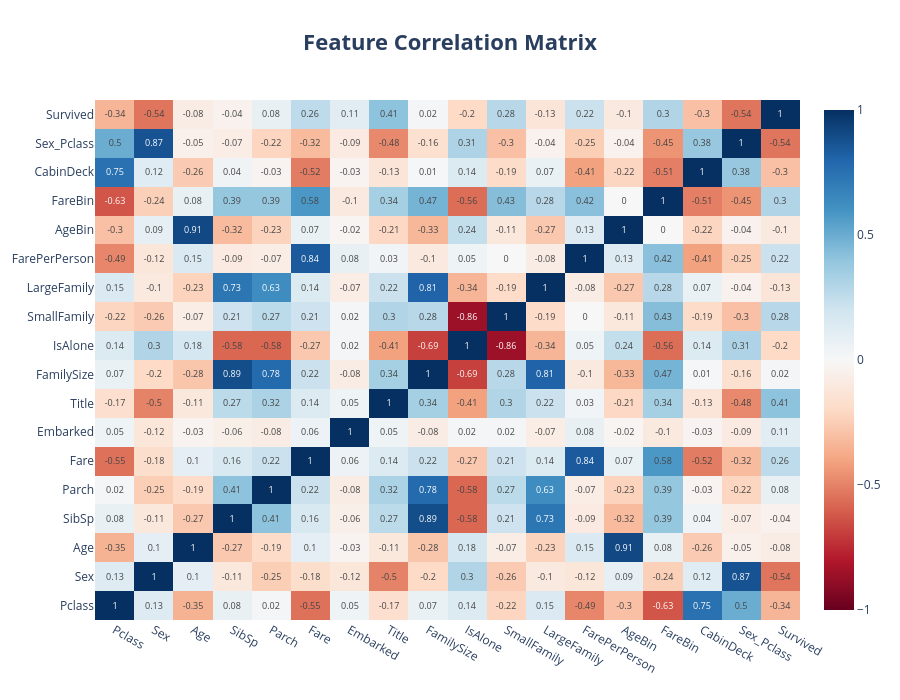

The code cell stored with this chart in its notebook:
### Code cell
# ── Correlation heatmap of engineered features ───────────────────────────
corr = pd.concat([X, y], axis=1).corr()

fig = go.Figure(data=go.Heatmap(
    z=np.array(corr.round(2)),
    x=corr.columns, y=corr.index,
    colorscale='RdBu', zmid=0,
    text=np.array(corr.round(2)), texttemplate='%{text}',
    textfont=dict(size=9)
))
fig.update_layout(
    title=dict(text='<b>Feature Correlation Matrix</b>', font_size=22, x=0.5),
    height=700, width=900
)
fig.show()
print("📌 Top correlated features with Survived: Sex (−0.54), Title (−0.55), Pclass (−0.34)")

### Figure 1 — Plotly figure (JSON) as saved in the notebook; plotly's stock layout.template omitted (floating-point values rounded to 4 significant figures; data arrays with more than 128 entries replaced by an {"elided": "..."} marker saying what was removed)
{"data": [{"colorscale": [[0, "rgb(103,0,31)"], [0.1, "rgb(178,24,43)"], [0.2, "rgb(214,96,77)"], [0.3, "rgb(244,165,130)"], [0.4, "rgb(253,219,199)"], [0.5, "rgb(247,247,247)"], [0.6, "rgb(209,229,240)"], [0.7, "rgb(146,197,222)"], [0.8, "rgb(67,147,195)"], [0.9, "rgb(33,102,172)"], [1, "rgb(5,48,97)"]], "text": {"elided": "18x18 float values"}, "textfont": {"size": 9}, "texttemplate": "%{text}", "type": "heatmap", "x": ["Pclass", "Sex", "Age", "SibSp", "Parch", "Fare", "Embarked", "Title", "FamilySize", "IsAlone", "SmallFamily", "LargeFamily", "FarePerPerson", "AgeBin", "FareBin", "CabinDeck", "Sex_Pclass", "Survived"], "y": ["Pclass", "Sex", "Age", "SibSp", "Parch", "Fare", "Embarked", "Title", "FamilySize", "IsAlone", "SmallFamily", "LargeFamily", "FarePerPerson", "AgeBin", "FareBin", "CabinDeck", "Sex_Pclass", "Survived"], "z": {"elided": "18x18 float values"}, "zmid": 0}], "layout": {"height": 700, "title": {"font": {"size": 22}, "text": "<b>Feature Correlation Matrix</b>", "x": 0.5}, "width": 900}}
